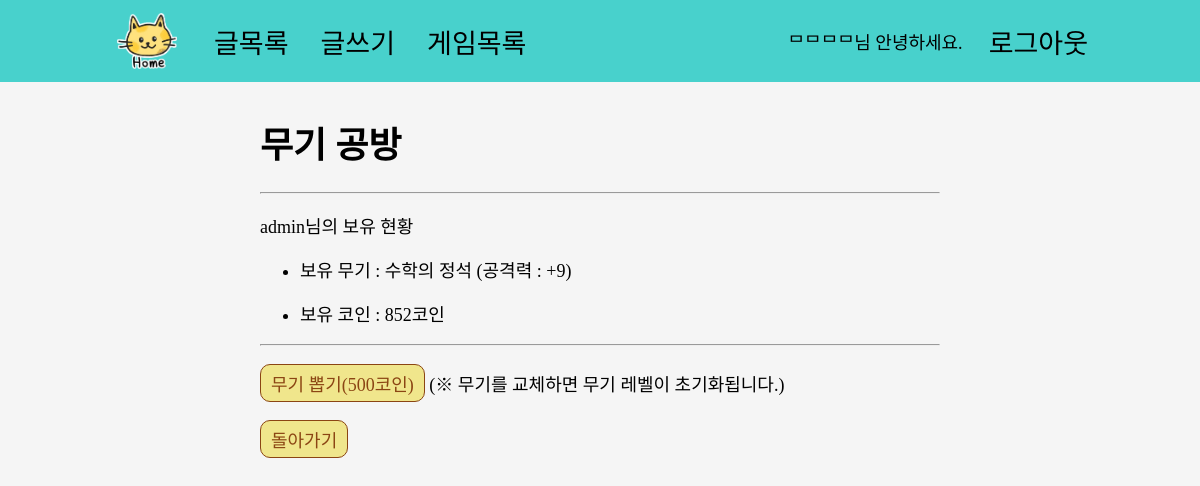
Page /games/weapon/workroom/ (signed in) on the committed database.
### games/models.py (models this page shows, shortened)
class Character(models.Model):
    nickname = models.CharField(max_length=20)
    weapon = models.ForeignKey(Weapon, on_delete=models.CASCADE, related_name='character_list', null=True, blank=True)
    coin = models.BigIntegerField(default = 0)
    user = models.OneToOneField(settings.AUTH_USER_MODEL, on_delete=models.CASCADE, related_name='character', null=True, blank=True)

class Weapon(models.Model):
    name = models.CharField(max_length=20)
    power = models.IntegerField()

### games/views.py (the view)
# urls.py: path('weapon/workroom/', views.weapon_workroom, name='weapon_workroom'),
def weapon_workroom(request):
    character = get_object_or_404(Character, user=request.user)
    context = {
        'character': character,
        'weapon_name': character.weapon.name,
        'weapon_power': character.weapon.power,
    }
    return render(request, 'games/weapon_workroom.html', context)

### games/templates/games/weapon_workroom.html (shortened to what this page needs)
{% extends 'base.html' %}
{% load static %}
{% block head %}
  <link rel="stylesheet" href="{% static 'css/games/game_form.css' %}">
  <link rel="stylesheet" href="{% static 'css/games/game_adventure.css' %}">
  {% endblock %}
{% block body %}
  <h1>무기 공방</h1>
  <hr>
  <p>{{character.nickname}}님의 보유 현황</p>
  <p>
    <ul>
      <li><p>보유 무기 : <span id="weapon__name">{{weapon_name}}</span>&nbsp;(공격력 : +{{weapon_power}})</p></li>
      <li><p>보유 코인 : {{character.coin}}코인</p></li>
    </ul>
  </p>
  <hr>
  <p>
    <form action="{% url 'games:weapon_pick' %}" method="post" onsubmit="return checkPick()">
      {% if character.coin < 500 %}
        <button type="submit" class="disabled" disabled>무기 뽑기(500코인)</button>
        <span class="weapon-info">(※ 코인이 부족합니다.)</span>
        {% else %}
        <button type="submit">무기 뽑기(500코인)</button>
        <span class="weapon-info">(※ 무기를 교체하면 무기 레벨이 초기화됩니다.)</span>
      {% endif %}
    </form>
  </p>
  <p>
    <a href="{% url 'games:adventure_home' %}" style="display: inline-block; padding: 5px 10px; border: 1px solid; border-radius: 10px; background-color: Khaki; color: SaddleBrown; font-size: 1rem; text-decoration: none;">돌아가기</a>
  </p>
{% endblock %}

### jgDjango/templates/base.html (shortened to what this page needs)
{% load static %}
<!DOCTYPE html>
<html lang="en">
<head>
  <link rel="stylesheet" href="{% static 'css/style.css' %}">
  <link rel="stylesheet" href="{% static 'css/base.css' %}">
  {% block head %}
  {% endblock %}
</head>
<body>
  <div class="navbar">
    <div class="navbar__page">
      <span>
        <a href="{% url 'postings:index' %}">
          <img class="navbar__logo" src="{% static 'images/jgcat.jpg' %}" alt="jgcat">
        </a>
      </span>
      <span>
        <a href="{% url 'postings:posting_list' %}">글목록</a>
      </span>
      <span>
        <a href="{% url 'postings:posting_create' %}">글쓰기</a>
      </span>
      <span>
        <a href="{% url 'games:game_list' %}">게임목록</a>
      </span>
    </div>
    <div class="navbar__account">
      {% if user.is_authenticated %}
      <span>
        {{user.username}}님 안녕하세요.
      </span>
      <span>
        <a href="#" onclick="return userLogout()">로그아웃</a>
      </span>
      {% endif %}
    </div>
  </div>
  <div class="container">
    {% block body %}
    {% endblock %}
  </div>
</body>
</html>

### static/css/style.css (style rules this page uses)
html { font-size: 18px; }
body { margin: 0 0 5vh 0; background-color: whitesmoke; font-family: 'GangwonEdu_OTFBoldA'; }
.container { margin: 0 20vw; padding: 10px 20px; }

### static/css/base.css (style rules this page uses)
.navbar { display: flex; flex-direction: row; flex-wrap: wrap; justify-content: space-between; padding: 5px 8vw; background-color: MediumTurquoise; }
.navbar span { display: flex; align-items: center; margin: 0 10px; }
.navbar a { padding: 3px 6px; color: black; font-size: 1.5rem; text-decoration: none; }
.navbar__logo { display:flex; width: 60px; margin: 5px; }
.navbar__page { display: flex; }
.navbar__account { display: flex; }

### static/css/games/game_form.css (style rules this page uses)
button { padding: 5px 10px; border: 1px solid; border-radius: 10px; background-color: Khaki; color: SaddleBrown; font-family: 'GangwonEdu_OTFBoldA'; font-size: 1rem; text-decoration: none; cursor: pointer; }

### rows in the picture
Character: nickname "admin", coin "852"
Weapon: name "수학의 정석"

### other values in the picture
{{ user.username }} "ᄆᄆᄆᄆ"
{{ weapon_power }} "9"
